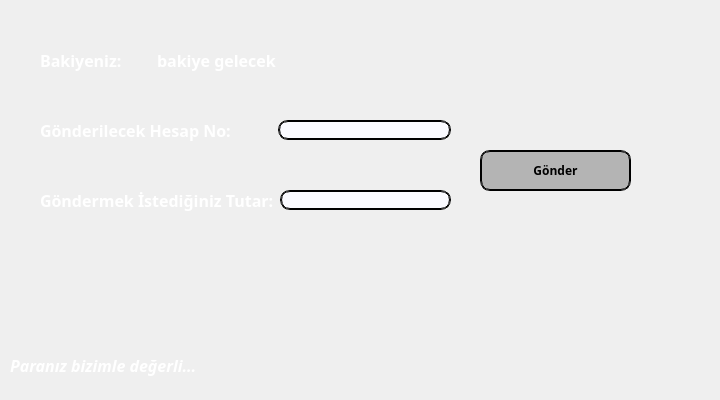
      <widget class="QWidget" name="tab_transferMoney">
       <attribute name="title">
        <string>Para Transferi</string>
       </attribute>
       <widget class="QWidget" name="horizontalLayoutWidget_9">
        <property name="geometry">
         <rect>
          <x>40</x>
          <y>100</y>
          <width>411</width>
          <height>61</height>
         </rect>
        </property>
        <layout class="QHBoxLayout" name="horizontalLayout_9">
         <item>
          <widget class="QLabel" name="label_31">
           <property name="palette">
            <palette>
             <active>
              <colorrole role="WindowText">
               <brush brushstyle="SolidPattern">
                <color alpha="255">
                 <red>255</red>
                 <green>255</green>
                 <blue>255</blue>
                </color>
               </brush>
              </colorrole>
             </active>
             <inactive>
              <colorrole role="WindowText">
               <brush brushstyle="SolidPattern">
                <color alpha="255">
                 <red>255</red>
                 <green>255</green>
                 <blue>255</blue>
                </color>
               </brush>
              </colorrole>
             </inactive>
             <disabled>
              <colorrole role="WindowText">
               <brush brushstyle="SolidPattern">
                <color alpha="255">
                 <red>120</red>
                 <green>120</green>
                 <blue>120</blue>
                </color>
               </brush>
              </colorrole>
             </disabled>
            </palette>
           </property>
           <property name="font">
            <font>
             <family>Bahnschrift SemiBold</family>
             <pointsize>12</pointsize>
             <weight>75</weight>
             <bold>true</bold>
            </font>
           </property>
           <property name="text">
            <string>Gönderilecek Hesap No:</string>
           </property>
          </widget>
         </item>
         <item>
          <spacer name="horizontalSpacer">
           <property name="orientation">
            <enum>Qt::Horizontal</enum>
           </property>
           <property name="sizeType">
            <enum>QSizePolicy::Fixed</enum>
           </property>
           <property name="sizeHint" stdset="0">
            <size>
             <width>41</width>
             <height>20</height>
            </size>
           </property>
          </spacer>
         </item>
         <item>
          <widget class="QLineEdit" name="lineEdit_toBeSentAccountNo">
           <property name="sizePolicy">
            <sizepolicy hsizetype="MinimumExpanding" vsizetype="Fixed">
             <horstretch>0</horstretch>
             <verstretch>0</verstretch>
            </sizepolicy>
           </property>
           <property name="styleSheet">
            <string notr="true">border-radius: 10px; border: 2px groove black; background-color: rgb(250, 250, 255); </string>
           </property>
          </widget>
         </item>
        </layout>
       </widget>
       <widget class="QWidget" name="horizontalLayoutWidget_10">
        <property name="geometry">
         <rect>
          <x>40</x>
          <y>30</y>
          <width>236</width>
          <height>61</height>
         </rect>
        </property>
        <layout class="QHBoxLayout" name="horizontalLayout_10">
         <item>
          <widget class="QLabel" name="label_32">
           <property name="palette">
            <palette>
             <active>
              <colorrole role="WindowText">
               <brush brushstyle="SolidPattern">
                <color alpha="255">
                 <red>255</red>
                 <green>255</green>
                 <blue>255</blue>
                </color>
               </brush>
              </colorrole>
             </active>
             <inactive>
              <colorrole role="WindowText">
               <brush brushstyle="SolidPattern">
                <color alpha="255">
                 <red>255</red>
                 <green>255</green>
                 <blue>255</blue>
                </color>
               </brush>
              </colorrole>
             </inactive>
             <disabled>
              <colorrole role="WindowText">
               <brush brushstyle="SolidPattern">
                <color alpha="255">
                 <red>120</red>
                 <green>120</green>
                 <blue>120</blue>
                </color>
               </brush>
              </colorrole>
             </disabled>
            </palette>
           </property>
           <property name="font">
            <font>
             <family>Bahnschrift SemiBold</family>
             <pointsize>12</pointsize>
             <weight>75</weight>
             <bold>true</bold>
            </font>
           </property>
           <property name="text">
            <string>Bakiyeniz:</string>
           </property>
          </widget>
         </item>
         <item>
          <widget class="QLabel" name="label_amount_4">
           <property name="palette">
            <palette>
             <active>
              <colorrole role="WindowText">
               <brush brushstyle="SolidPattern">
                <color alpha="255">
                 <red>255</red>
                 <green>255</green>
                 <blue>255</blue>
                </color>
               </brush>
              </colorrole>
             </active>
             <inactive>
              <colorrole role="WindowText">
               <brush brushstyle="SolidPattern">
                <color alpha="255">
                 <red>255</red>
                 <green>255</green>
                 <blue>255</blue>
                </color>
               </brush>
              </colorrole>
             </inactive>
             <disabled>
              <colorrole role="WindowText">
               <brush brushstyle="SolidPattern">
                <color alpha="255">
                 <red>120</red>
                 <green>120</green>
                 <blue>120</blue>
                </color>
               </brush>
              </colorrole>
             </disabled>
            </palette>
           </property>
           <property name="font">
            <font>
             <family>Bahnschrift SemiBold</family>
             <pointsize>12</pointsize>
             <weight>75</weight>
             <bold>true</bold>
            </font>
           </property>
           <property name="text">
            <string>bakiye gelecek</string>
           </property>
          </widget>
         </item>
        </layout>
       </widget>
       <widget class="QPushButton" name="pushButton_send">
        <property name="geometry">
         <rect>
          <x>480</x>
          <y>150</y>
          <width>151</width>
          <height>41</height>
         </rect>
        </property>
        <property name="sizePolicy">
         <sizepolicy hsizetype="MinimumExpanding" vsizetype="Fixed">
          <horstretch>0</horstretch>
          <verstretch>0</verstretch>
         </sizepolicy>
        </property>
        <property name="font">
         <font>
          <family>Bahnschrift SemiBold</family>
          <weight>75</weight>
          <bold>true</bold>
         </font>
        </property>
        <property name="cursor">
         <cursorShape>PointingHandCursor</cursorShape>
        </property>
        <property name="styleSheet">
         <string notr="true">border-radius: 10px; border: 2px groove black; background-color: rgb(180, 180, 180); </string>
        </property>
        <property name="text">
         <string>Gönder</string>
        </property>
       </widget>
       <widget class="QWidget" name="horizontalLayoutWidget_11">
        <property name="geometry">
         <rect>
          <x>40</x>
          <y>170</y>
          <width>411</width>
          <height>61</height>
         </rect>
        </property>
        <layout class="QHBoxLayout" name="horizontalLayout_11">
         <item>
          <widget class="QLabel" name="label_34">
           <property name="palette">
            <palette>
             <active>
              <colorrole role="WindowText">
               <brush brushstyle="SolidPattern">
                <color alpha="255">
                 <red>255</red>
                 <green>255</green>
                 <blue>255</blue>
                </color>
               </brush>
              </colorrole>
             </active>
             <inactive>
              <colorrole role="WindowText">
               <brush brushstyle="SolidPattern">
                <color alpha="255">
                 <red>255</red>
                 <green>255</green>
                 <blue>255</blue>
                </color>
               </brush>
              </colorrole>
             </inactive>
             <disabled>
              <colorrole role="WindowText">
               <brush brushstyle="SolidPattern">
                <color alpha="255">
                 <red>120</red>
                 <green>120</green>
                 <blue>120</blue>
                </color>
               </brush>
              </colorrole>
             </disabled>
            </palette>
           </property>
           <property name="font">
            <font>
             <family>Bahnschrift SemiBold</family>
             <pointsize>12</pointsize>
             <weight>75</weight>
             <bold>true</bold>
            </font>
           </property>
           <property name="text">
            <string>Göndermek İstediğiniz Tutar:</string>
           </property>
          </widget>
         </item>
         <item>
          <widget class="QLineEdit" name="lineEdit_toBeSentAmount">
           <property name="styleSheet">
            <string notr="true">border-radius: 10px; border: 2px groove black; background-color: rgb(250, 250, 255); </string>
           </property>
          </widget>
         </item>
        </layout>
       </widget>
       <widget class="QLabel" name="label_22">
        <property name="geometry">
         <rect>
          <x>10</x>
          <y>350</y>
          <width>221</width>
          <height>31</height>
         </rect>
        </property>
        <property name="palette">
         <palette>
          <active>
           <colorrole role="WindowText">
            <brush brushstyle="SolidPattern">
             <color alpha="255">
              <red>255</red>
              <green>255</green>
              <blue>255</blue>
             </color>
            </brush>
           </colorrole>
          </active>
          <inactive>
           <colorrole role="WindowText">
            <brush brushstyle="SolidPattern">
             <color alpha="255">
              <red>255</red>
              <green>255</green>
              <blue>255</blue>
             </color>
            </brush>
           </colorrole>
          </inactive>
          <disabled>
           <colorrole role="WindowText">
            <brush brushstyle="SolidPattern">
             <color alpha="255">
              <red>120</red>
              <green>120</green>
              <blue>120</blue>
             </color>
            </brush>
           </colorrole>
          </disabled>
         </palette>
        </property>
        <property name="font">
         <font>
          <family>Segoe UI Semibold</family>
          <pointsize>12</pointsize>
          <weight>75</weight>
          <italic>true</italic>
          <bold>true</bold>
         </font>
        </property>
        <property name="text">
         <string>Paranız bizimle değerli...</string>
        </property>
       </widget>
       <widget class="QLabel" name="label_23">
        <property name="geometry">
         <rect>
          <x>590</x>
          <y>270</y>
          <width>121</width>
          <height>121</height>
         </rect>
        </property>
        <property name="text">
         <string/>
        </property>
        <property name="pixmap">
         <pixmap resource="icons.qrc">:/icons/logo.png</pixmap>
        </property>
        <property name="scaledContents">
         <bool>true</bool>
        </property>
       </widget>
      </widget>
